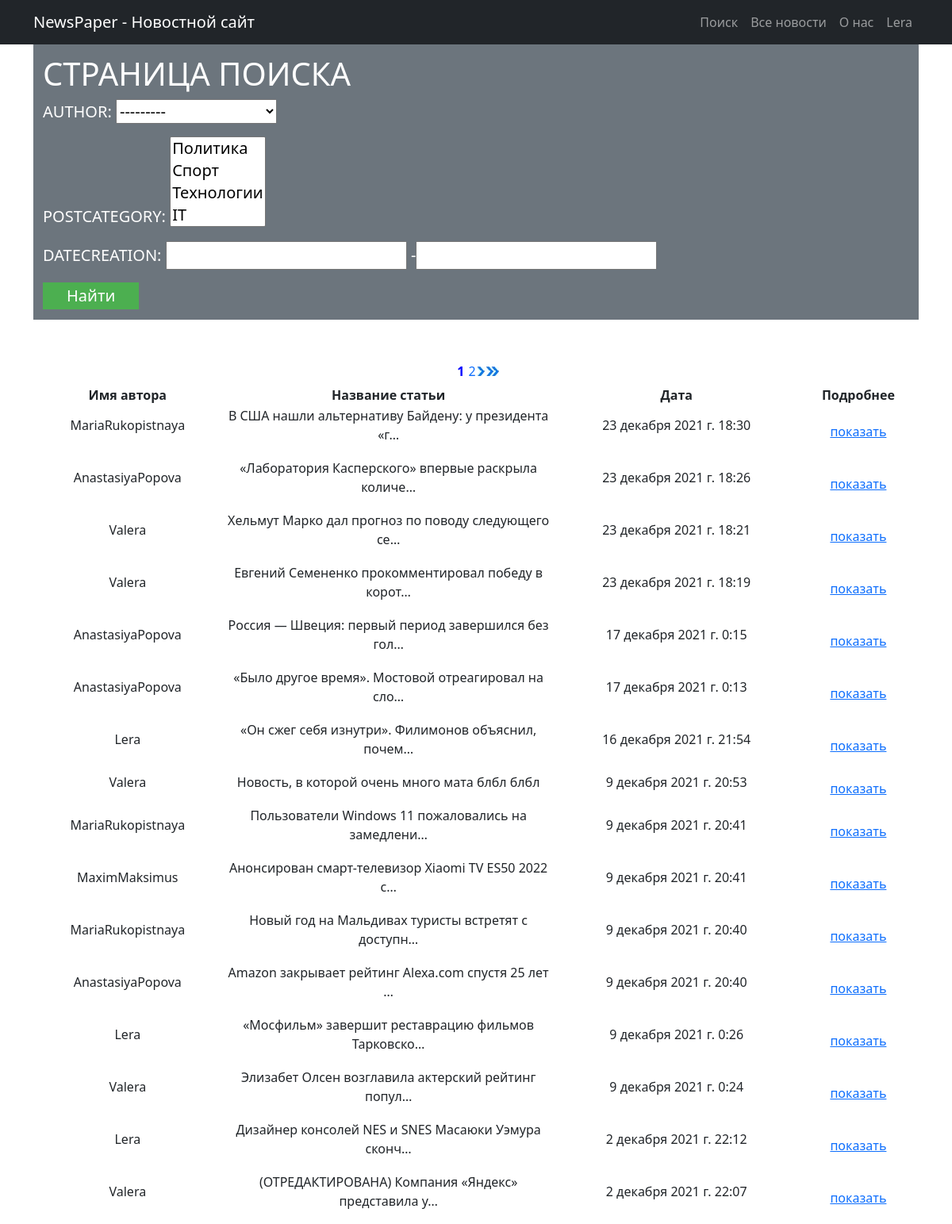
Page /news/search/ (signed in) on the committed database.
### news/models.py (models this page shows, shortened)
class Post(models.Model):
    author = models.ForeignKey(Author, on_delete=models.CASCADE)
    NEWS = 'NW'
    ARTICLE = 'AR'
    CATEGORY_CHOICES = (
        (NEWS, 'Новость'),
        (ARTICLE, 'Статья')
    )
    categoryType = models.CharField(max_length=2, choices=CATEGORY_CHOICES, default=ARTICLE)
    dateCreation = models.DateTimeField(auto_now_add=True)
    postCategory = models.ManyToManyField(Category, through='PostCategory')
    title = models.CharField(max_length=128)
    text = models.TextField()
    rating = models.SmallIntegerField(default=0)
    class Meta:
        verbose_name = 'Пост'
        verbose_name_plural = 'Посты'

class Author(models.Model):
    authorUser = models.OneToOneField(User, on_delete=models.CASCADE)
    ratingAuthor = models.SmallIntegerField(default=0)
    def __str__(self):
        return '{}'.format(self.authorUser)
    class Meta:
        verbose_name = 'Автор'
        verbose_name_plural = 'Авторы'

### news/views.py (the view)
# urls.py: path('search/', Search.as_view(), name='search' ),  # Ссылка на поиск новости
class Search(ListView):
    model = Post
    template_name = 'news/search.html'
    context_object_name = 'news'
    ordering = ['-dateCreation']
    paginate_by = 10
    def get_context_data(self, **kwargs):
        context = super().get_context_data(**kwargs)
        context['filter'] = NewsFilter(self.request.GET, queryset=self.get_queryset())
        return context

### news/models.py (called while the page is built)
    def __str__(self):
        return '{}'.format(self.name)

### templates/news/search.html (shortened to what this page needs)
{% extends 'news/default.html' %}
{% load custom_filters %}
{% load static %}
    {% block title-container %}
    <h3 class="display-6">Страница поиска</h3>
    <form method="GET">
        {{ filter.form.as_p }}
        <input style="padding: 2px 30px; border: none; background-color: #4CAF50; color: white;" type="submit" value="Найти">
    </form>
    {% endblock %}
{% block content %}
{% if is_paginated %}
<table style="width: 100%">
    <head>
        <th>
            Имя автора
        </th>
        <th style="width: 420px">
            Название статьи
        </th>
        <th>
            Дата
        </th>
        <th>
            Подробнее
        </th>
    </head>
    {% for new in filter.qs %}
    <tr>
        <td  >
            <p>
                {{ new.author }}
            </p>
        </td>
        <td>
            <p>
                {{ new.title| truncatechars:50 }}
            </p>
        </td>
        <td>
            <p>
                {{ new.dateCreation }}
            </p>
        </td>
        <td>
            <a href="{% url 'detail' new.pk %}">
                показать
            </a>
        </td>
    <tr>
    {% endfor %}
    {% for num in page_obj.paginator.page_range %}
        {% if page_obj.number == num %}
            <a class="my_class" ><span>{{ num }}</span></a>
        {% elif num > page_obj.number|add:'-3' and num < page_obj.number|add:'3' %}
            <a class="my_class" href="?page={{ num }}">
                {{ num }}
            </a>
        {% endif %}
    {% endfor %}
    {% if page_obj.has_next %}
        <a class="my_class" href="?page={{ page_obj.next_page_number }}">
            <img src="{% static 'img/next_page.png' %}" alt="photo">
        </a>
        <a class="my_class" href="?page={{ page_obj.paginator.num_pages }}">
            <img src="{% static 'img/next_end_page.png' %}" alt="photo">
        </a>
    {% endif %}
    {% endif %}
</table>
{% endblock %}

### templates/news/default.html (shortened to what this page needs)
<!DOCTYPE html>
<html lang="en">
    <head>
        {% load static %}
        <link href="{% static 'css/styles.css' %}" rel="stylesheet" />
        <link href="{% static 'css/my_styles.css' %}" rel="stylesheet" />
    </head>
    <body>
        <nav class="navbar navbar-expand-lg navbar-dark bg-dark">
            <div class="container">
                <a class="navbar-brand" href="{% url 'news' %}">NewsPaper - Новостной сайт</a>
                <div class="collapse navbar-collapse" id="navbarSupportedContent">
                    <ul class="navbar-nav ms-auto mb-2 mb-lg-0">
                        <li class="nav-item">
                            <a class="nav-link" href="{% url 'search' %}">Поиск</a>
                        </li>
                        <li class="nav-item">
                            <a class="nav-link" href="{% url 'news' %}">Все новости</a>
                        </li>
                        <li class="nav-item">
                            <a class="nav-link" href="{% url 'about' %}">О нас</a>
                        </li>
                        <li class="nav-item">
                            {% if request.user.username %}
                                <a class="nav-link" href="{% url 'account' %}">
                                    {{ request.user.username }}
                                 </a>
                            {% else %}
                                <a class="nav-link" href="{% url 'login' %}"> Войти </a>
                            {% endif%}
                        </li>
                    </ul>
                </div>
            </div>
        </nav>
        <div class="container">
            <nav class="navbar navbar-expand-lg navbar-dark bg-secondary">
                <div class="container">
                   <span class="navbar-brand text-white text-uppercase">
                       {% block title-container %}
                       {% endblock %}
                   </span>
                </div>
            </nav>
            <div class="text-center mt-5">
                    {% block content %}
                    {% endblock %}
            </div>
        </div>
    </body>
</html>

### static/css/my_styles.css (style rules this page uses)
.my_class { display: inline-flex; text-decoration: none; }
.my_class span { padding: 5px; color: blue; font-size: 16px; font-weight: bold; }

### rows in the picture
Post: author "MariaRukopistnaya", title "В США нашли альтернативу Байдену: у президента «г…", dateCreation "23 декабря 2021 г. 18:30"
Post: author "AnastasiyaPopova", title "«Лаборатория Касперского» впервые раскрыла количе…", dateCreation "23 декабря 2021 г. 18:26"
Post: author "Valera", title "Хельмут Марко дал прогноз по поводу следующего се…", dateCreation "23 декабря 2021 г. 18:21"
Post: author "Valera", title "Евгений Семененко прокомментировал победу в корот…", dateCreation "23 декабря 2021 г. 18:19"
Post: author "AnastasiyaPopova", title "Россия — Швеция: первый период завершился без гол…", dateCreation "17 декабря 2021 г. 0:15"
Post: author "AnastasiyaPopova", title "«Было другое время». Мостовой отреагировал на сло…", dateCreation "17 декабря 2021 г. 0:13"
Post: author "Lera", title "«Он сжег себя изнутри». Филимонов объяснил, почем…", dateCreation "16 декабря 2021 г. 21:54"
Post: author "Valera", title "Новость, в которой очень много мата блбл блбл", dateCreation "9 декабря 2021 г. 20:53"
Post: author "MariaRukopistnaya", title "Пользователи Windows 11 пожаловались на замедлени…", dateCreation "9 декабря 2021 г. 20:41"
Post: author "MaximMaksimus", title "Анонсирован смарт-телевизор Xiaomi TV ES50 2022 с…", dateCreation "9 декабря 2021 г. 20:41"
Post: author "MariaRukopistnaya", title "Новый год на Мальдивах туристы встретят с доступн…", dateCreation "9 декабря 2021 г. 20:40"
Post: author "AnastasiyaPopova", title "Amazon закрывает рейтинг Alexa.com спустя 25 лет …", dateCreation "9 декабря 2021 г. 20:40"
Post: author "Lera", title "«Мосфильм» завершит реставрацию фильмов Тарковско…", dateCreation "9 декабря 2021 г. 0:26"
Post: author "Valera", title "Элизабет Олсен возглавила актерский рейтинг попул…", dateCreation "9 декабря 2021 г. 0:24"
Post: author "Lera", title "Дизайнер консолей NES и SNES Масаюки Уэмура сконч…", dateCreation "2 декабря 2021 г. 22:12"
Post: author "Valera", title "(ОТРЕДАКТИРОВАНА) Компания «Яндекс» представила у…", dateCreation "2 декабря 2021 г. 22:07"

### other values in the picture
{{ request.user.username }} "Lera"
{{ num }} "1"
{{ num }} "2"
